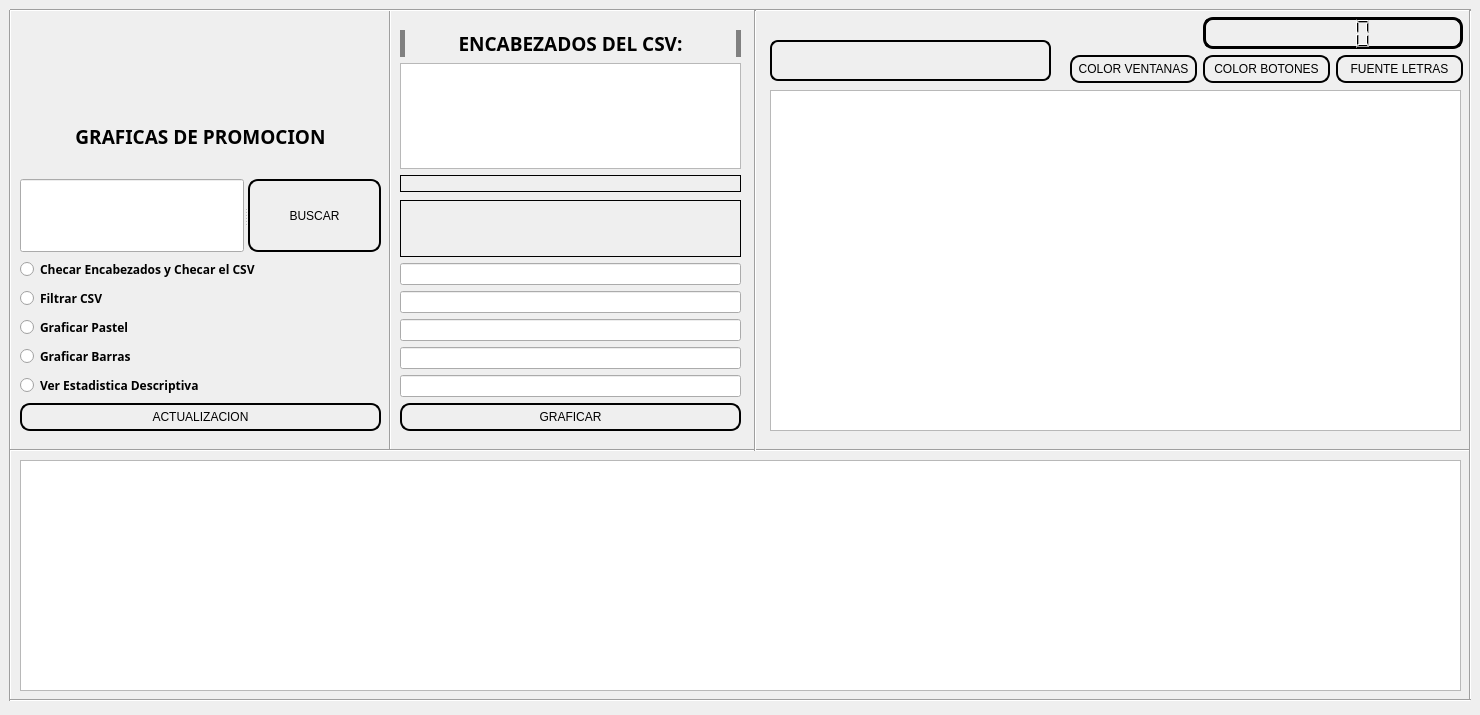
<?xml version="1.0" encoding="UTF-8"?>
<ui version="4.0">
 <class>VentanaPrincipal</class>
 <widget class="QMainWindow" name="VentanaPrincipal">
  <property name="geometry">
   <rect>
    <x>0</x>
    <y>0</y>
    <width>1480</width>
    <height>715</height>
   </rect>
  </property>
  <property name="sizePolicy">
   <sizepolicy hsizetype="Preferred" vsizetype="Preferred">
    <horstretch>0</horstretch>
    <verstretch>0</verstretch>
   </sizepolicy>
  </property>
  <property name="minimumSize">
   <size>
    <width>1480</width>
    <height>715</height>
   </size>
  </property>
  <property name="maximumSize">
   <size>
    <width>1480</width>
    <height>715</height>
   </size>
  </property>
  <property name="font">
   <font>
    <family>Arial</family>
   </font>
  </property>
  <property name="windowTitle">
   <string>VECTOR CASA DE BOLSA SA DE CV</string>
  </property>
  <property name="windowIcon">
   <iconset>
    <normaloff>../multimedia/vector.ico</normaloff>../multimedia/vector.ico</iconset>
  </property>
  <property name="styleSheet">
   <string notr="true"/>
  </property>
  <widget class="QWidget" name="centralwidget">
   <widget class="Line" name="line">
    <property name="geometry">
     <rect>
      <x>370</x>
      <y>10</y>
      <width>41</width>
      <height>441</height>
     </rect>
    </property>
    <property name="font">
     <font>
      <family>MS Shell Dlg 2</family>
      <weight>75</weight>
      <bold>true</bold>
     </font>
    </property>
    <property name="styleSheet">
     <string notr="true">color: rgb(200, 82, 13);</string>
    </property>
    <property name="orientation">
     <enum>Qt::Vertical</enum>
    </property>
   </widget>
   <widget class="Line" name="line_2">
    <property name="geometry">
     <rect>
      <x>0</x>
      <y>10</y>
      <width>20</width>
      <height>691</height>
     </rect>
    </property>
    <property name="orientation">
     <enum>Qt::Vertical</enum>
    </property>
   </widget>
   <widget class="Line" name="line_3">
    <property name="geometry">
     <rect>
      <x>10</x>
      <y>0</y>
      <width>1461</width>
      <height>21</height>
     </rect>
    </property>
    <property name="orientation">
     <enum>Qt::Horizontal</enum>
    </property>
   </widget>
   <widget class="Line" name="line_4">
    <property name="geometry">
     <rect>
      <x>10</x>
      <y>440</y>
      <width>1461</width>
      <height>20</height>
     </rect>
    </property>
    <property name="orientation">
     <enum>Qt::Horizontal</enum>
    </property>
   </widget>
   <widget class="Line" name="line_6">
    <property name="geometry">
     <rect>
      <x>1460</x>
      <y>10</y>
      <width>20</width>
      <height>691</height>
     </rect>
    </property>
    <property name="font">
     <font>
      <family>Arial</family>
      <weight>75</weight>
      <bold>true</bold>
     </font>
    </property>
    <property name="styleSheet">
     <string notr="true">color: rgb(200, 82, 13);</string>
    </property>
    <property name="orientation">
     <enum>Qt::Vertical</enum>
    </property>
   </widget>
   <widget class="Line" name="line_5">
    <property name="geometry">
     <rect>
      <x>740</x>
      <y>10</y>
      <width>31</width>
      <height>441</height>
     </rect>
    </property>
    <property name="font">
     <font>
      <family>Arial</family>
      <weight>75</weight>
      <bold>true</bold>
     </font>
    </property>
    <property name="styleSheet">
     <string notr="true">color: rgb(200, 82, 13);</string>
    </property>
    <property name="orientation">
     <enum>Qt::Vertical</enum>
    </property>
   </widget>
   <widget class="Line" name="line_7">
    <property name="geometry">
     <rect>
      <x>10</x>
      <y>690</y>
      <width>1461</width>
      <height>20</height>
     </rect>
    </property>
    <property name="orientation">
     <enum>Qt::Horizontal</enum>
    </property>
   </widget>
   <widget class="QWidget" name="layoutWidget">
    <property name="geometry">
     <rect>
      <x>400</x>
      <y>30</y>
      <width>341</width>
      <height>162</height>
     </rect>
    </property>
    <layout class="QVBoxLayout" name="verticalLayout_2">
     <item>
      <widget class="QLabel" name="titulo2">
       <property name="font">
        <font>
         <family>Arial Black</family>
         <pointsize>14</pointsize>
         <weight>75</weight>
         <bold>true</bold>
        </font>
       </property>
       <property name="styleSheet">
        <string notr="true">
border:none;
border-right: 5px solid gray;
border-left: 5px solid gray;</string>
       </property>
       <property name="text">
        <string>ENCABEZADOS DEL CSV:</string>
       </property>
       <property name="alignment">
        <set>Qt::AlignCenter</set>
       </property>
      </widget>
     </item>
     <item>
      <widget class="QListWidget" name="encabezados">
       <property name="toolTip">
        <string>&lt;html&gt;&lt;head/&gt;&lt;body&gt;&lt;p align=&quot;center&quot;&gt;Aqui saldran los Encabezados del CSV&lt;/p&gt;&lt;/body&gt;&lt;/html&gt;</string>
       </property>
      </widget>
     </item>
     <item>
      <widget class="QLabel" name="errorarchivo">
       <property name="font">
        <font>
         <family>HP Simplified Light</family>
         <pointsize>8</pointsize>
         <weight>75</weight>
         <bold>true</bold>
        </font>
       </property>
       <property name="toolTip">
        <string>&lt;html&gt;&lt;head/&gt;&lt;body&gt;&lt;p align=&quot;center&quot;&gt;Aqui saldran los Posibles Errores&lt;/p&gt;&lt;/body&gt;&lt;/html&gt;</string>
       </property>
       <property name="frameShape">
        <enum>QFrame::Box</enum>
       </property>
       <property name="text">
        <string/>
       </property>
       <property name="alignment">
        <set>Qt::AlignCenter</set>
       </property>
      </widget>
     </item>
    </layout>
   </widget>
   <widget class="QWidget" name="layoutWidget">
    <property name="geometry">
     <rect>
      <x>20</x>
      <y>20</y>
      <width>361</width>
      <height>411</height>
     </rect>
    </property>
    <layout class="QVBoxLayout" name="verticalLayout">
     <property name="leftMargin">
      <number>0</number>
     </property>
     <property name="topMargin">
      <number>0</number>
     </property>
     <item>
      <widget class="QLabel" name="imagen">
       <property name="maximumSize">
        <size>
         <width>325</width>
         <height>150</height>
        </size>
       </property>
       <property name="styleSheet">
        <string notr="true"/>
       </property>
       <property name="frameShape">
        <enum>QFrame::NoFrame</enum>
       </property>
       <property name="text">
        <string/>
       </property>
       <property name="pixmap">
        <pixmap>../multimedia/vector.ico</pixmap>
       </property>
       <property name="scaledContents">
        <bool>true</bool>
       </property>
       <property name="margin">
        <number>0</number>
       </property>
      </widget>
     </item>
     <item>
      <widget class="QLabel" name="titulo">
       <property name="font">
        <font>
         <family>Arial Black</family>
         <pointsize>14</pointsize>
         <weight>75</weight>
         <bold>true</bold>
        </font>
       </property>
       <property name="styleSheet">
        <string notr="true"/>
       </property>
       <property name="text">
        <string>GRAFICAS DE PROMOCION</string>
       </property>
       <property name="alignment">
        <set>Qt::AlignCenter</set>
       </property>
      </widget>
     </item>
     <item>
      <widget class="QSplitter" name="splitter">
       <property name="orientation">
        <enum>Qt::Horizontal</enum>
       </property>
       <widget class="QLineEdit" name="nombreruta">
        <property name="readOnly">
         <bool>true</bool>
        </property>
       </widget>
       <widget class="QPushButton" name="BUSCAR">
        <property name="font">
         <font>
          <family>Arial</family>
          <weight>50</weight>
          <bold>false</bold>
         </font>
        </property>
        <property name="cursor">
         <cursorShape>PointingHandCursor</cursorShape>
        </property>
        <property name="toolTip">
         <string>&lt;html&gt;&lt;head/&gt;&lt;body&gt;&lt;p&gt;&lt;span style=&quot; font-weight:600;&quot;&gt;Buscar Archivo CSV&lt;/span&gt;&lt;/p&gt;&lt;/body&gt;&lt;/html&gt;</string>
        </property>
        <property name="styleSheet">
         <string notr="true">QPushButton{
	padding :5px;
	border-radius:10px;
	border:1.5px solid black;

}

QPushButton:hover
{
	background-color: rgb(165, 175, 173);
}

</string>
        </property>
        <property name="text">
         <string>BUSCAR</string>
        </property>
       </widget>
      </widget>
     </item>
     <item>
      <widget class="QRadioButton" name="verCSV">
       <property name="font">
        <font>
         <family>Arial Black</family>
         <weight>75</weight>
         <bold>true</bold>
        </font>
       </property>
       <property name="toolTip">
        <string>&lt;html&gt;&lt;head/&gt;&lt;body&gt;&lt;p&gt;&lt;span style=&quot; font-weight:600;&quot;&gt;Esta opcion:&lt;/span&gt;&lt;/p&gt;&lt;p align=&quot;center&quot;&gt;Abre el CSV y te muestra los Encabezados para despues poder Graficar&lt;/p&gt;&lt;/body&gt;&lt;/html&gt;</string>
       </property>
       <property name="text">
        <string>Checar Encabezados y Checar el CSV</string>
       </property>
      </widget>
     </item>
     <item>
      <widget class="QRadioButton" name="filtrado">
       <property name="font">
        <font>
         <family>Arial Black</family>
         <weight>75</weight>
         <bold>true</bold>
        </font>
       </property>
       <property name="toolTip">
        <string>&lt;html&gt;&lt;head/&gt;&lt;body&gt;&lt;p&gt;&lt;span style=&quot; font-weight:600;&quot;&gt;Esta opcion:&lt;/span&gt;&lt;/p&gt;&lt;p align=&quot;center&quot;&gt;Abre el CSV y te muestra los Encabezados para despues poder Graficar&lt;/p&gt;&lt;/body&gt;&lt;/html&gt;</string>
       </property>
       <property name="text">
        <string>Filtrar CSV</string>
       </property>
      </widget>
     </item>
     <item>
      <widget class="QRadioButton" name="graficaPastel">
       <property name="font">
        <font>
         <family>Arial Black</family>
         <weight>75</weight>
         <bold>true</bold>
        </font>
       </property>
       <property name="toolTip">
        <string>&lt;html&gt;&lt;head/&gt;&lt;body&gt;&lt;p&gt;&lt;span style=&quot; font-weight:600;&quot;&gt;Grafica en formato Pastel:&lt;/span&gt;&lt;/p&gt;&lt;p align=&quot;center&quot;&gt;Sirve para representar la proporcion de observaciones que estan en cada categoria.&lt;/p&gt;&lt;/body&gt;&lt;/html&gt;</string>
       </property>
       <property name="text">
        <string>Graficar Pastel</string>
       </property>
      </widget>
     </item>
     <item>
      <widget class="QRadioButton" name="graficaBarras">
       <property name="font">
        <font>
         <family>Arial Black</family>
         <weight>75</weight>
         <bold>true</bold>
        </font>
       </property>
       <property name="toolTip">
        <string>&lt;html&gt;&lt;head/&gt;&lt;body&gt;&lt;p&gt;&lt;span style=&quot; font-weight:600;&quot;&gt;Grafica en formato Barras:&lt;/span&gt;&lt;/p&gt;&lt;p align=&quot;center&quot;&gt;Sirve para representar o ilustrar una cantidad de datos para un mejor entendimiento de los mismos&lt;/p&gt;&lt;/body&gt;&lt;/html&gt;</string>
       </property>
       <property name="text">
        <string>Graficar Barras</string>
       </property>
      </widget>
     </item>
     <item>
      <widget class="QRadioButton" name="Estadistica">
       <property name="font">
        <font>
         <family>Arial Black</family>
         <weight>75</weight>
         <bold>true</bold>
        </font>
       </property>
       <property name="toolTip">
        <string>&lt;html&gt;&lt;head/&gt;&lt;body&gt;&lt;p&gt;&lt;span style=&quot; font-weight:600;&quot;&gt;Estadistica Descriptiva&lt;/span&gt;&lt;/p&gt;&lt;p align=&quot;center&quot;&gt;Se podra ver la Estadistiva Descriptiva del CSV&lt;/p&gt;&lt;/body&gt;&lt;/html&gt;</string>
       </property>
       <property name="text">
        <string>Ver Estadistica Descriptiva</string>
       </property>
      </widget>
     </item>
     <item>
      <widget class="QPushButton" name="realizar">
       <property name="font">
        <font>
         <family>Arial</family>
         <weight>50</weight>
         <bold>false</bold>
        </font>
       </property>
       <property name="cursor">
        <cursorShape>PointingHandCursor</cursorShape>
       </property>
       <property name="toolTip">
        <string>&lt;html&gt;&lt;head/&gt;&lt;body&gt;&lt;p&gt;&lt;span style=&quot; font-weight:600;&quot;&gt;Actualizar Opcion&lt;/span&gt;&lt;/p&gt;&lt;/body&gt;&lt;/html&gt;</string>
       </property>
       <property name="styleSheet">
        <string notr="true">QPushButton{
	padding :5px;
	border-radius:10px;
	border:1.5px solid black;

}

QPushButton:hover
{
	background-color: rgb(165, 175, 173);
}

</string>
       </property>
       <property name="text">
        <string>ACTUALIZACION</string>
       </property>
      </widget>
     </item>
    </layout>
   </widget>
   <widget class="QTableWidget" name="tableWidget">
    <property name="geometry">
     <rect>
      <x>20</x>
      <y>460</y>
      <width>1441</width>
      <height>231</height>
     </rect>
    </property>
    <property name="styleSheet">
     <string notr="true"/>
    </property>
   </widget>
   <widget class="QWidget" name="layoutWidget">
    <property name="geometry">
     <rect>
      <x>400</x>
      <y>200</y>
      <width>341</width>
      <height>231</height>
     </rect>
    </property>
    <layout class="QVBoxLayout" name="verticalLayout_3">
     <item>
      <widget class="QLabel" name="tituloGrafica">
       <property name="font">
        <font>
         <family>Arial Black</family>
         <pointsize>10</pointsize>
         <weight>75</weight>
         <bold>true</bold>
        </font>
       </property>
       <property name="frameShape">
        <enum>QFrame::Box</enum>
       </property>
       <property name="text">
        <string/>
       </property>
       <property name="alignment">
        <set>Qt::AlignCenter</set>
       </property>
      </widget>
     </item>
     <item>
      <widget class="QLineEdit" name="titulo_Grafico">
       <property name="font">
        <font>
         <family>Arial</family>
         <pointsize>8</pointsize>
        </font>
       </property>
       <property name="toolTip">
        <string>&lt;html&gt;&lt;head/&gt;&lt;body&gt;&lt;p align=&quot;center&quot;&gt;&lt;span style=&quot; font-weight:600;&quot;&gt;Ingrese el Nombre del Grafico&lt;/span&gt;&lt;/p&gt;&lt;p align=&quot;center&quot;&gt;(El que usted desee)&lt;/p&gt;&lt;/body&gt;&lt;/html&gt;</string>
       </property>
       <property name="placeholderText">
        <string/>
       </property>
      </widget>
     </item>
     <item>
      <widget class="QLineEdit" name="etiqueta_nombre">
       <property name="toolTip">
        <string>&lt;html&gt;&lt;head/&gt;&lt;body&gt;&lt;p align=&quot;center&quot;&gt;&lt;span style=&quot; font-weight:600;&quot;&gt;Ingrese el nombre de la Etiqueta &lt;/span&gt;&lt;/p&gt;&lt;/body&gt;&lt;/html&gt;</string>
       </property>
      </widget>
     </item>
     <item>
      <widget class="QLineEdit" name="etiqueta_valor">
       <property name="toolTip">
        <string>&lt;html&gt;&lt;head/&gt;&lt;body&gt;&lt;p align=&quot;center&quot;&gt;&lt;span style=&quot; font-weight:600;&quot;&gt;Ingrese el nombre de la Etiqueta del valor&lt;/span&gt;&lt;/p&gt;&lt;/body&gt;&lt;/html&gt;</string>
       </property>
      </widget>
     </item>
     <item>
      <widget class="QLineEdit" name="etiqueta_usuario">
       <property name="toolTip">
        <string>&lt;html&gt;&lt;head/&gt;&lt;body&gt;&lt;p align=&quot;center&quot;&gt;&lt;span style=&quot; font-weight:600;&quot;&gt;Ingrese el nombre del Usuario a buscar&lt;/span&gt;&lt;/p&gt;&lt;p align=&quot;center&quot;&gt;(Ingreselo exactamente como esta abajo)&lt;/p&gt;&lt;/body&gt;&lt;/html&gt;</string>
       </property>
      </widget>
     </item>
     <item>
      <widget class="QLineEdit" name="etiqueta_tiempo">
       <property name="toolTip">
        <string>&lt;html&gt;&lt;head/&gt;&lt;body&gt;&lt;p align=&quot;center&quot;&gt;&lt;span style=&quot; font-weight:600;&quot;&gt;Ingrese el nombre de la Etiqueta donde esta el Tiempo&lt;/span&gt;&lt;/p&gt;&lt;p align=&quot;center&quot;&gt;(Las Fechas)&lt;/p&gt;&lt;/body&gt;&lt;/html&gt;</string>
       </property>
      </widget>
     </item>
     <item>
      <widget class="QPushButton" name="GRAFICAR">
       <property name="font">
        <font>
         <family>Arial</family>
         <weight>50</weight>
         <bold>false</bold>
        </font>
       </property>
       <property name="cursor">
        <cursorShape>PointingHandCursor</cursorShape>
       </property>
       <property name="toolTip">
        <string>&lt;html&gt;&lt;head/&gt;&lt;body&gt;&lt;p&gt;&lt;span style=&quot; font-weight:600;&quot;&gt;Graficar CSV&lt;/span&gt;&lt;/p&gt;&lt;/body&gt;&lt;/html&gt;</string>
       </property>
       <property name="styleSheet">
        <string notr="true">QPushButton{
	padding :5px;
	border-radius:10px;
	border:1.5px solid black;

}

QPushButton:hover
{
	background-color: rgb(165, 175, 173);
}

</string>
       </property>
       <property name="text">
        <string>GRAFICAR</string>
       </property>
      </widget>
     </item>
    </layout>
   </widget>
   <widget class="QTableWidget" name="tableDescripcion">
    <property name="geometry">
     <rect>
      <x>770</x>
      <y>90</y>
      <width>691</width>
      <height>341</height>
     </rect>
    </property>
    <property name="styleSheet">
     <string notr="true"/>
    </property>
   </widget>
   <widget class="QWidget" name="layoutWidget">
    <property name="geometry">
     <rect>
      <x>1070</x>
      <y>12</y>
      <width>393</width>
      <height>71</height>
     </rect>
    </property>
    <layout class="QGridLayout" name="gridLayout">
     <property name="leftMargin">
      <number>0</number>
     </property>
     <property name="topMargin">
      <number>5</number>
     </property>
     <property name="rightMargin">
      <number>0</number>
     </property>
     <property name="bottomMargin">
      <number>0</number>
     </property>
     <item row="1" column="1">
      <widget class="QPushButton" name="color_botones">
       <property name="font">
        <font>
         <family>Arial</family>
         <weight>50</weight>
         <bold>false</bold>
        </font>
       </property>
       <property name="cursor">
        <cursorShape>PointingHandCursor</cursorShape>
       </property>
       <property name="toolTip">
        <string>&lt;html&gt;&lt;head/&gt;&lt;body&gt;&lt;p&gt;Cambiar el Color de todos los Botones&lt;/p&gt;&lt;/body&gt;&lt;/html&gt;</string>
       </property>
       <property name="styleSheet">
        <string notr="true">QPushButton{
	padding :5px;
	border-radius:10px;
	border:1.5px solid black;

}

QPushButton:hover
{
	background-color: rgb(165, 175, 173);
}</string>
       </property>
       <property name="text">
        <string>COLOR BOTONES</string>
       </property>
      </widget>
     </item>
     <item row="1" column="0">
      <widget class="QPushButton" name="color_ventanas">
       <property name="font">
        <font>
         <family>Arial</family>
         <weight>50</weight>
         <bold>false</bold>
        </font>
       </property>
       <property name="cursor">
        <cursorShape>PointingHandCursor</cursorShape>
       </property>
       <property name="toolTip">
        <string>&lt;html&gt;&lt;head/&gt;&lt;body&gt;&lt;p&gt;Cambiar el Color de todas las Ventanas&lt;/p&gt;&lt;/body&gt;&lt;/html&gt;</string>
       </property>
       <property name="styleSheet">
        <string notr="true">QPushButton{
	padding :5px;
	border-radius:10px;
	border:1.5px solid black;

}

QPushButton:hover
{
	background-color: rgb(165, 175, 173);
}

</string>
       </property>
       <property name="text">
        <string>COLOR VENTANAS</string>
       </property>
      </widget>
     </item>
     <item row="1" column="2">
      <widget class="QPushButton" name="tipo_fuente">
       <property name="font">
        <font>
         <family>Arial</family>
         <weight>50</weight>
         <bold>false</bold>
        </font>
       </property>
       <property name="cursor">
        <cursorShape>PointingHandCursor</cursorShape>
       </property>
       <property name="toolTip">
        <string>&lt;html&gt;&lt;head/&gt;&lt;body&gt;&lt;p&gt;Cambiar el Tipo de Letra de Los Componentes&lt;/p&gt;&lt;/body&gt;&lt;/html&gt;</string>
       </property>
       <property name="whatsThis">
        <string/>
       </property>
       <property name="styleSheet">
        <string notr="true">QPushButton{
	padding :5px;
	border-radius:10px;
	border:1.5px solid black;

}

QPushButton:hover
{
	background-color: rgb(165, 175, 173);
}</string>
       </property>
       <property name="text">
        <string>FUENTE LETRAS</string>
       </property>
      </widget>
     </item>
     <item row="0" column="1" colspan="2">
      <widget class="QLCDNumber" name="hora">
       <property name="font">
        <font>
         <family>Arial</family>
         <pointsize>7</pointsize>
         <italic>true</italic>
        </font>
       </property>
       <property name="styleSheet">
        <string notr="true">padding:2px;
border-radius:10px;
border:3px solid black;
</string>
       </property>
      </widget>
     </item>
    </layout>
   </widget>
   <widget class="QLabel" name="cantidad_registros">
    <property name="geometry">
     <rect>
      <x>770</x>
      <y>40</y>
      <width>281</width>
      <height>41</height>
     </rect>
    </property>
    <property name="minimumSize">
     <size>
      <width>145</width>
      <height>0</height>
     </size>
    </property>
    <property name="font">
     <font>
      <family>Arial</family>
      <pointsize>13</pointsize>
      <weight>75</weight>
      <bold>true</bold>
     </font>
    </property>
    <property name="styleSheet">
     <string notr="true">border-radius:8px;
border:1.5px solid black;</string>
    </property>
    <property name="text">
     <string/>
    </property>
    <property name="alignment">
     <set>Qt::AlignCenter</set>
    </property>
    <property name="margin">
     <number>0</number>
    </property>
   </widget>
  </widget>
 </widget>
 <resources/>
 <connections/>
</ui>
